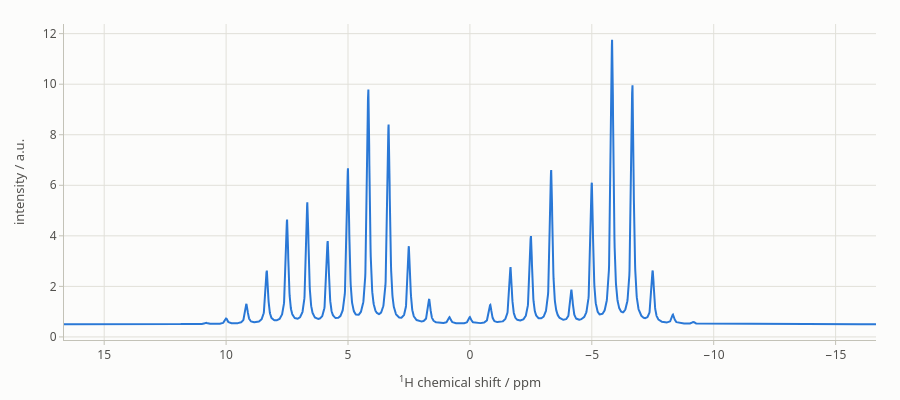

The notebook cell saved with this chart:
### Code cell
from respinach.plotting import plot_1d

fid_apod = fid * np.exp(-6 * np.arange(pars["npoints"]) / pars["npoints"])
spectrum = np.fft.fftshift(np.fft.fft(fid_apod, pars["zerofill"]))
plot_1d(csa, spectrum.real, {**pars, "invert_axis": True})

### Figure 1 — Plotly figure (JSON) as saved in the notebook; plotly's stock layout.template omitted (floating-point values rounded to 4 significant figures; data arrays with more than 128 entries replaced by an {"elided": "..."} marker saying what was removed)
{"data": [{"hovertemplate": "%{y:.4g}<extra></extra>", "line": {"color": "#2a78d6", "width": 2}, "mode": "lines", "name": "", "y": {"elided": "4096 float values"}, "type": "scatter", "x": {"elided": "4096 float values"}}], "layout": {"font": {"family": "system-ui, -apple-system, \"Segoe UI\", Roboto, sans-serif", "color": "#0b0b0b", "size": 13}, "margin": {"l": 64, "r": 24, "t": 24, "b": 56}, "xaxis": {"tickfont": {"color": "#52514e", "size": 12}, "title": {"font": {"color": "#52514e", "size": 13}, "text": "<sup>1</sup>H chemical shift / ppm"}, "showgrid": true, "gridcolor": "#e1e0d9", "gridwidth": 1, "zeroline": false, "showline": true, "linecolor": "#c3c2b7", "linewidth": 1, "mirror": false, "ticks": "outside", "tickcolor": "#c3c2b7", "ticklen": 4, "showspikes": true, "spikemode": "across", "spikesnap": "cursor", "spikethickness": 1, "spikedash": "solid", "spikecolor": "#898781", "range": [16.65, -16.66], "hoverformat": ".4f"}, "yaxis": {"tickfont": {"color": "#52514e", "size": 12}, "title": {"font": {"color": "#52514e", "size": 13}, "text": "intensity / a.u."}, "showgrid": true, "gridcolor": "#e1e0d9", "gridwidth": 1, "zeroline": false, "showline": true, "linecolor": "#c3c2b7", "linewidth": 1, "mirror": false, "ticks": "outside", "tickcolor": "#c3c2b7", "ticklen": 4, "showspikes": false, "spikemode": "across", "spikesnap": "cursor", "spikethickness": 1, "spikedash": "solid", "spikecolor": "#898781", "exponentformat": "power"}, "legend": {"font": {"color": "#52514e"}, "orientation": "h", "x": 0, "xanchor": "left", "y": 1.02, "yanchor": "bottom", "bgcolor": "rgba(0,0,0,0)"}, "hoverlabel": {"font": {"color": "#0b0b0b", "family": "system-ui, -apple-system, \"Segoe UI\", Roboto, sans-serif"}, "bgcolor": "#fcfcfb", "bordercolor": "rgba(11,11,11,0.10)"}, "modebar": {"bgcolor": "rgba(0,0,0,0)", "color": "#898781", "activecolor": "#52514e", "remove": ["lasso2d", "select2d"]}, "height": 400, "paper_bgcolor": "#fcfcfb", "plot_bgcolor": "#fcfcfb", "title": {}, "dragmode": "zoom", "hovermode": "x unified", "showlegend": false}}
